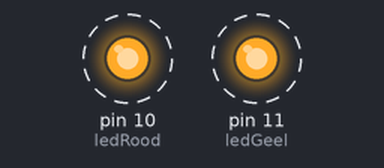
Recording of a sketch running on a simulated Arduino Uno, built with avr-gcc and run on an emulated ATmega328P. Shown: output pins drawn as LEDs (lit = HIGH). Dashed ring = blinking.

Above: at 0.5 s.
Timing chart, 0 to 4.6 s (numbered marks = the images above):
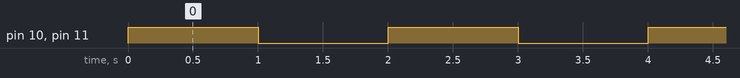

Measured:
- by itself, pin 10 (ledRood), pin 11 (ledGeel): alternates HIGH for 1.0 s and LOW for 1.0 s

The sketch:

_2_MeerLeds.ino
```cpp
/*
  MeerLeds
  Laat eens meer leds aan en uit schakelen, keer op keer.

*/

// De leds zijn als volgt aangesloten

int ledRood = 10;
int ledGeel = 11;

// Het programmablok void setup wordt eenmaal beschreven
void setup() {
  // We geven aan dat de led-pin-aansluitingen output moet zijn (spanning moet geven)
  pinMode(ledRood, OUTPUT);
  pinMode(ledGeel, OUTPUT);
}

// Het programmablok void loop herhaalt zich keer op keer
void loop() {
  digitalWrite(ledRood, HIGH);   // zet spanning op de led-pin
  digitalWrite(ledGeel, HIGH);   // zet spanning op de led-pin
  delay(1000);               // wacht een seconde (1000 miliseconden)
  digitalWrite(ledRood, LOW);    // zet de spanning van de led-pin af
  digitalWrite(ledGeel, LOW);    // zet de spanning van de led-pin af
  delay(1000);               // wacht een seconde
}
/*
Extra opdracht 1:
Laat de leds om en om knipperen. Dus als de rode aangaat, dan moet de gele uitgaan.

Extra opdracht 2:
Monteer op het breadboard een derde groene LED. Sluit de groene led aan op pin 12.
Pas de sketch aan zodat de LED's gaan knipperen als bij een stoplicht (rood (5 s aan),groen (3 s aan), geel (1s aan)).

*/
```
